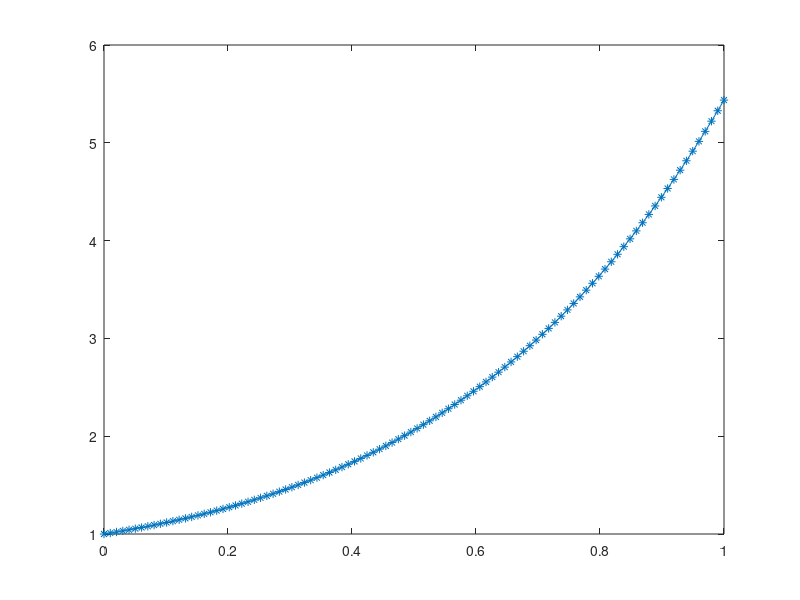

MATLAB code to generate this figure: (Note: this script raises an error after producing the figure.)
clear all

x = linspace(0, 1, 100);

f = @(x)exp(x).*((x.^2)+1);
figure(10)
plot(x, f(x), 'Marker', '*', "Color", [0 0.4470 0.7410])
hold on
plot(x, function_es_1(x), "Marker","+","Color", [0.4940 0.1840 0.5560])
hold off
%prova script 2
string = PlotAsIWant(x, @function_es_1, 1, 'titolo fig', '--k','titolo fig salvata', 'eps' , 1)